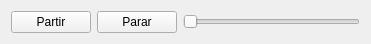
  <widget class="QWidget" name="layoutWidget_16">
   <property name="geometry">
    <rect>
     <x>600</x>
     <y>254</y>
     <width>371</width>
     <height>36</height>
    </rect>
   </property>
   <layout class="QHBoxLayout" name="horizontalLayout">
    <item>
     <widget class="QPushButton" name="pushButton_partir_ug1">
      <property name="styleSheet">
       <string notr="true">background-color: rgb(241, 241, 241);</string>
      </property>
      <property name="text">
       <string>Partir</string>
      </property>
     </widget>
    </item>
    <item>
     <widget class="QPushButton" name="pushButton_parar_ug1">
      <property name="styleSheet">
       <string notr="true">background-color: rgb(241, 241, 241);</string>
      </property>
      <property name="text">
       <string>Parar</string>
      </property>
     </widget>
    </item>
    <item>
     <widget class="QSlider" name="horizontalSlider_setpoint_ug1">
      <property name="minimumSize">
       <size>
        <width>0</width>
        <height>22</height>
       </size>
      </property>
      <property name="maximum">
       <number>3038</number>
      </property>
      <property name="singleStep">
       <number>10</number>
      </property>
      <property name="pageStep">
       <number>100</number>
      </property>
      <property name="orientation">
       <enum>Qt::Horizontal</enum>
      </property>
      <property name="tickPosition">
       <enum>QSlider::NoTicks</enum>
      </property>
     </widget>
    </item>
   </layout>
   <zorder>horizontalSlider_setpoint_ug1</zorder>
   <zorder>pushButton_parar_ug1</zorder>
   <zorder>pushButton_partir_ug1</zorder>
  </widget>
